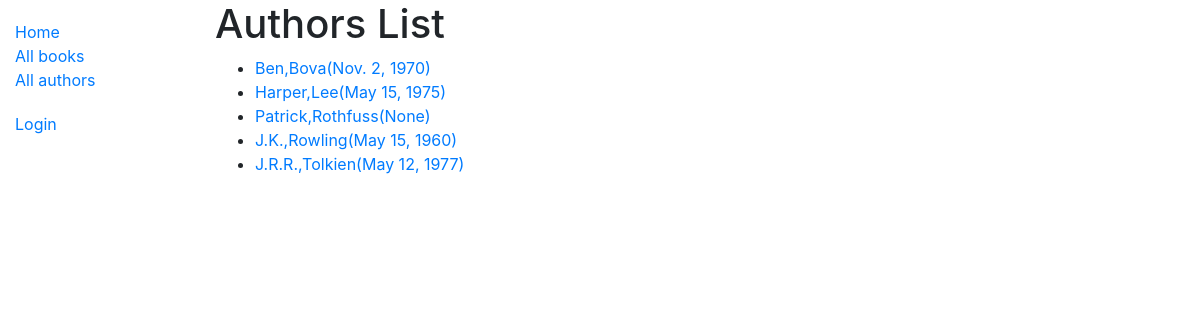
Screenshot of /authors/ with the database file from the repository.
### catalog/models.py (models this page shows, shortened)
class Author(models.Model):
    first_name = models.CharField(max_length=100)
    last_name = models.CharField(max_length=100)
    date_of_Birth = models.DateField(null=True,blank=True)
    date_of_death = models.DateField('Died',null=True,blank=True)
    class Meta:
        ordering = ['last_name','first_name']
    def get_absolute_url(self):
        return reverse('author-detail',args=[str(self.id)])

### catalog/views.py (the view)
# urls.py: path('authors/',views.AuthorListView.as_view(),name='authors'),
class AuthorListView(generic.ListView):
    model = Author
    context_object_name = 'author_list'

### catalog/templates/catalog/author_list.html
{% extends "base_generic.html" %}
{% block content %}
  <h1>Authors List</h1>
  {% if author_list %}
  <ul>
    {% for author in author_list %}
      <li>
          <a href="{{author.get_absolute_url }}">{{ author.first_name }},{{author.last_name}}({{author.date_of_Birth}})</a>
      </li>
    {% endfor %}
  </ul>
  {% else %}
    <p>There are no Authors.</p>
  {% endif %}
{% endblock %}

### rows the page displays
Author: first_name "Ben", last_name "Bova", date_of_Birth "Nov. 2, 1970"
Author: first_name "Harper", last_name "Lee", date_of_Birth "May 15, 1975"
Author: first_name "Patrick", last_name "Rothfuss", date_of_Birth "None"
Author: first_name "J.K.", last_name "Rowling", date_of_Birth "May 15, 1960"
Author: first_name "J.R.R.", last_name "Tolkien", date_of_Birth "May 12, 1977"
